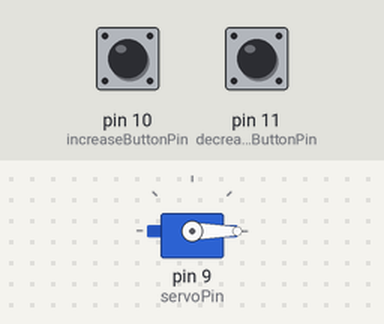
A sketch run on a simulated Arduino Uno, built with avr-gcc and run on an emulated ATmega328P. Parts: servo. The test bench sets the inputs (shaded band); at power-on: pin 10 (increaseButtonPin) LOW, pin 11 (decreaseButtonPin) LOW. What the sketch prints to the serial monitor is not drawn.

Above: at 1.2 s.
1.3 s: pin 10 (increaseButtonPin) pulled HIGH for 1 s
At 2.8 s:
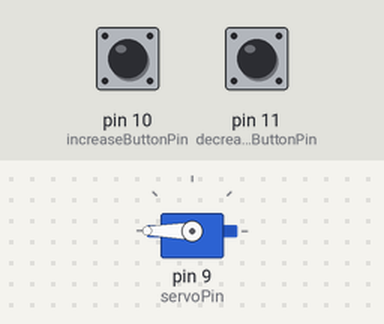
3.8 s: pin 11 (decreaseButtonPin) pulled HIGH for 0.15 s
At 5.1 s:
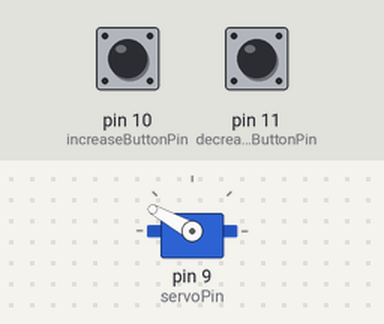
5.4 s: pin 11 (decreaseButtonPin) pulled HIGH for 0.15 s
At 6.2 s:
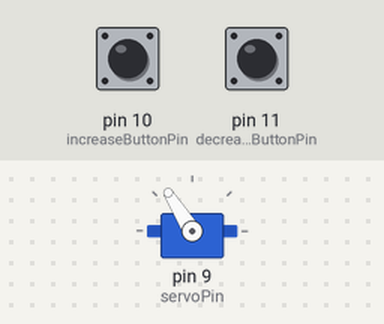
7.0 s: pin 11 (decreaseButtonPin) pulled HIGH for 1 s
At 7.41 s:
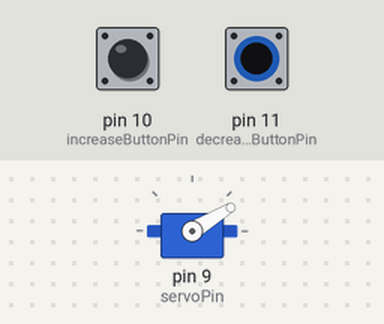
9.5 s: pin 10 (increaseButtonPin) pulled HIGH for 0.15 s
At 10.6 s:
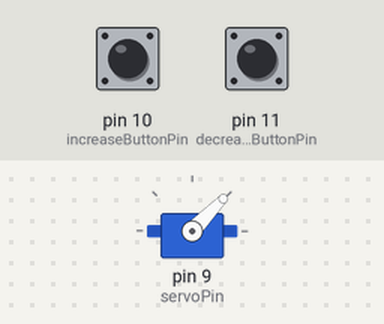
11.1 s: pin 10 (increaseButtonPin) pulled HIGH for 3.2 s
At 11.25 s:
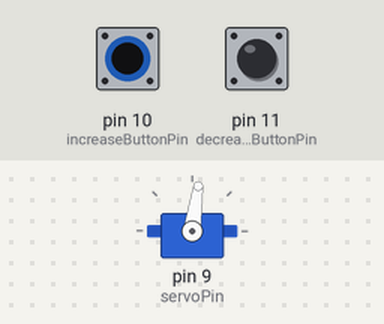
Timing chart, 0 to 14.1 s (numbered marks = the images above; inputs shaded):
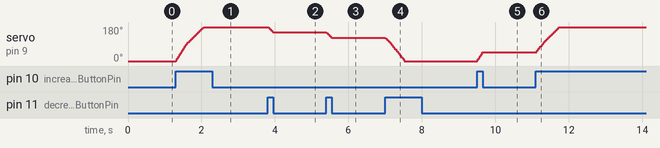

Measured:
- after the input at 1.3 s, servo on pin 9 (servoPin): moves from 0° to 180° over 0.75 s, starting at once
- after the input at 3.8 s, servo on pin 9 (servoPin): 180° → 151° at once
- after the input at 5.4 s, servo on pin 9 (servoPin): 151° → 122° at once
- after the input at 7.0 s, servo on pin 9 (servoPin): moves from 122° to 0° over 0.52 s, starting at once
- after the input at 9.5 s, servo on pin 9 (servoPin): 0° → 46° at once
- after the input at 11.1 s, servo on pin 9 (servoPin): moves from 46° to 180° over 0.64 s, starting at once

The sketch:

two_button_servo_control.ino
```cpp
#include <Servo.h>

Servo testServo;

const int increaseButtonPin = 10;
const int decreaseButtonPin = 11;
const int servoPin = 9;
int servoPos = 0;

void setup() {
  pinMode(increaseButtonPin, INPUT);
  pinMode(decreaseButtonPin, INPUT);

  testServo.attach(servoPin);
  testServo.write(servoPos);

  Serial.begin(9600);
}

void loop() {

  int increaseState = digitalRead(increaseButtonPin);
  int decreaseState = digitalRead(decreaseButtonPin);

  if (increaseState == HIGH && servoPos < 180) {
    servoPos += 1;
  } else if (decreaseState == HIGH && servoPos > 0) {
    servoPos -= 1;
  }

  testServo.write(servoPos);
  delay(3);
  Serial.println(servoPos);
}
```
